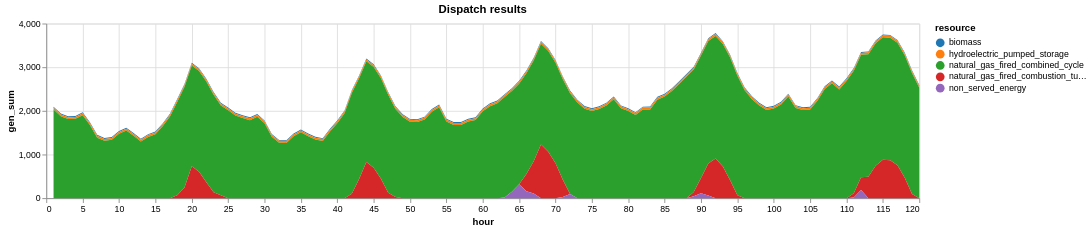

Notebook code for this chart:
### Code cell
# A simulator!

# initialize outputs
contribution_total = 0.0
policy_results = DataFrame(day=Int[], predicted_cost = Float64[], actual_cost_total = Float64[], actual_cost_nse = Float64[])
dispatch_results=DataFrame(resource=String[],hour=Int64[],gen_sum=Float64[])

# re-define dynamic state variable in case we run this multiple times
state_variable_dynamic = Dict(
    "net_load_previous_day" => net_load_for_simulation[1:24,:]
    ) ;

for day in 1:5

    println("Day is $day")

    net_load_previous_day = state_variable_dynamic["net_load_previous_day"]
    
    load_scenarios_for_stochastic_UC = hcat(net_load_previous_day.demand,net_load_previous_day.demand*0.9,net_load_previous_day.demand*1.1)

    stochastic_UC_solution = unit_commitment_stochastic(
        state_variable_static["gen_df"],
        load_scenarios_for_stochastic_UC,
        0.01,
        state_variable_static["nse_cost"]
        );    

    # decision variable = set of commitment decisions
    x_G_t = stochastic_UC_solution.commit

    # we also record the start cost, which we know in advance because our commitment schedule is now known.
    start_cost = stochastic_UC_solution.start_cost

    #### ...... 24 hours later ...... ####

    # Initialize dict for exogenous information. This will consist of both the actual net load, and the dispatch results.
    W_tplus1 = Dict()

    # Let's get the net load that actually occurred. This is part of our exogenous information.
    time_current_day = (day*24+1):((day+1)*24)
    net_load_actual = copy(net_load_for_simulation[in.(net_load_for_simulation.hour,Ref(time_current_day)),:])
    net_load_actual.hour = 1:24
    W_tplus1["net_load_actual"] = net_load_actual

    # Now we run economic dispatch on this actual net load to see how our commitment decisions performed. We add the actual energy and NSE cost to our exogenous information.

    economic_dispatch_solution = economic_dispatch(
        state_variable_static["gen_df"],
        net_load_actual,
        0.01,
        x_G_t,
        state_variable_static["nse_cost"]
        );

    W_tplus1["energy_cost_actual"] = economic_dispatch_solution.energy_cost
    W_tplus1["nse_cost_actual"] = economic_dispatch_solution.nse_cost

    # We also record the dispatch so we can see what happened.
    sol_gen = combine(groupby(innerjoin(economic_dispatch_solution.gen, state_variable_static["gen_df"][!, [:r_id, :resource]], on = :r_id),[:resource, :hour]), :gen => sum)
    append!(sol_gen, DataFrame(resource = repeat(["non_served_energy"]; outer=24), hour = 1:24,gen_sum = economic_dispatch_solution.nse))
    sol_gen.hour .= sol_gen.hour .+ 24*(day-1)
    dispatch_results=vcat(dispatch_results,sol_gen)

    # Now we run our transition function, which in this case is very simple: updating the previous day's net load for our next decision.
    state_variable_dynamic["net_load_previous_day"] = net_load_actual

    # Finally we record our "contributions", which are the start costs (which we knew in advance), the actual energy costs, and the actual nse costs.
    contribution_total += start_cost + W_tplus1["energy_cost_actual"] + W_tplus1["nse_cost_actual"]

    # We also record our relevant results to our policy results dataframe
    new_row = (
        day=day,
        predicted_cost=stochastic_UC_solution.cost,
        actual_cost_total=start_cost + W_tplus1["energy_cost_actual"] + W_tplus1["nse_cost_actual"],
        actual_cost_nse=W_tplus1["nse_cost_actual"]
        )
        
    push!(policy_results,new_row)

end

# Now we plot the results of our policy
p1=plot(policy_results.day,policy_results.predicted_cost,label="Predicted cost",xlabel="Day",ylabel="Cost (\$)",title="Policy results: Stochastic UC",legend = :outerright,size = (800, 300))
plot!(p1,policy_results.day,policy_results.actual_cost_total,label="Actual cost")
plot!(p1,policy_results.day,policy_results.actual_cost_nse,label="NSE cost (subset of actual cost)")
display(p1)

plot2=dispatch_results |>
@vlplot(:area, 
    x=:hour, y={:gen_sum, stack=:zero}, 
    color={"resource:n", scale={scheme="category10"}},width=1000,title="Dispatch results")
display(plot2)

### Figure 1 — Vega specification as saved in the notebook (floating-point values rounded to 4 significant figures; data arrays with more than 128 entries replaced by an {"elided": "..."} marker saying what was removed)
{"$schema": "https://vega.github.io/schema/vega/v5.json", "axes": [{"aria": false, "domain": false, "grid": true, "gridScale": "y", "labels": false, "maxExtent": 0, "minExtent": 0, "orient": "bottom", "scale": "x", "tickCount": {"signal": "ceil(width/40)"}, "ticks": false, "zindex": 0}, {"aria": false, "domain": false, "grid": true, "gridScale": "x", "labels": false, "maxExtent": 0, "minExtent": 0, "orient": "left", "scale": "y", "tickCount": {"signal": "ceil(height/40)"}, "ticks": false, "zindex": 0}, {"grid": false, "labelFlush": true, "labelOverlap": true, "orient": "bottom", "scale": "x", "tickCount": {"signal": "ceil(width/40)"}, "title": "hour", "zindex": 0}, {"grid": false, "labelOverlap": true, "orient": "left", "scale": "y", "tickCount": {"signal": "ceil(height/40)"}, "title": "gen_sum", "zindex": 0}], "background": "white", "data": [{"name": "source_0", "values": {"elided": "600 records"}}, {"name": "data_0", "source": "source_0", "transform": [{"as": "hour", "expr": "toNumber(datum[\"hour\"])", "type": "formula"}, {"field": "gen_sum", "groupby": ["resource"], "key": "hour", "method": "value", "type": "impute", "value": 0}, {"as": ["gen_sum_start", "gen_sum_end"], "field": "gen_sum", "groupby": ["hour"], "offset": "zero", "sort": {"field": ["resource"], "order": ["descending"]}, "type": "stack"}]}], "height": 200, "legends": [{"fill": "color", "symbolType": "circle", "title": "resource"}], "marks": [{"encode": {"update": {"height": {"field": {"group": "height"}}, "width": {"field": {"group": "width"}}}}, "from": {"facet": {"data": "data_0", "groupby": ["resource"], "name": "faceted_path_main"}}, "marks": [{"encode": {"update": {"defined": {"signal": "isValid(datum[\"hour\"]) && isFinite(+datum[\"hour\"]) && isValid(datum[\"gen_sum\"]) && isFinite(+datum[\"gen_sum\"])"}, "description": {"signal": "\"hour: \" + (format(datum[\"hour\"], \"\")) + \"; gen_sum: \" + (format(datum[\"gen_sum\"], \"\")) + \"; resource: \" + (isValid(datum[\"resource\"]) ? datum[\"resource\"] : \"\"+datum[\"resource\"])"}, "fill": {"field": "resource", "scale": "color"}, "orient": {"value": "vertical"}, "x": {"field": "hour", "scale": "x"}, "y": {"field": "gen_sum_end", "scale": "y"}, "y2": {"field": "gen_sum_start", "scale": "y"}}}, "from": {"data": "faceted_path_main"}, "name": "marks", "sort": {"field": "datum[\"hour\"]"}, "style": ["area"], "type": "area"}], "name": "pathgroup", "type": "group"}], "padding": 5, "scales": [{"domain": {"data": "data_0", "field": "hour"}, "name": "x", "nice": true, "range": [0, {"signal": "width"}], "type": "linear", "zero": false}, {"domain": {"data": "data_0", "fields": ["gen_sum_start", "gen_sum_end"]}, "name": "y", "nice": true, "range": [{"signal": "height"}, 0], "type": "linear", "zero": true}, {"domain": {"data": "data_0", "field": "resource", "sort": true}, "name": "color", "range": {"scheme": "category10"}, "type": "ordinal"}], "style": "cell", "title": {"frame": "group", "text": "Dispatch results"}, "width": 1000}
